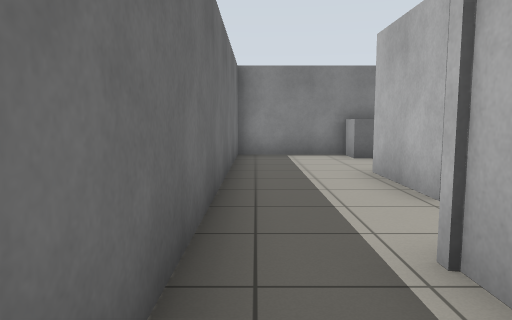
view 1 (above)

20 first-person views from a walk through a world built for the Gazebo simulator. The camera is 0.94 m above the floor, tilts 6° down and sees 70° across. The floor is counted in squares, 1 m on a side. Each view is taken from the middle of a square. On the plan, view 1 faces up. The plan holds only what a view shows up to about 13 squares ahead; the rest is blank.

view 2
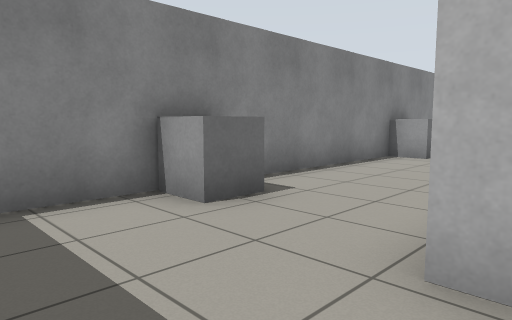

view 3
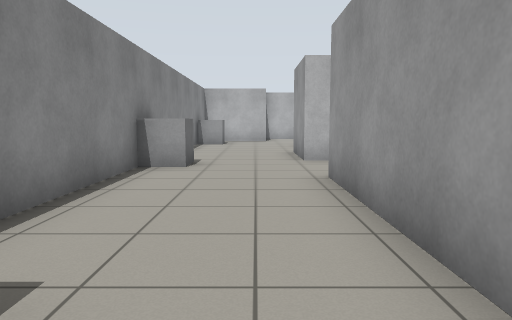

view 4
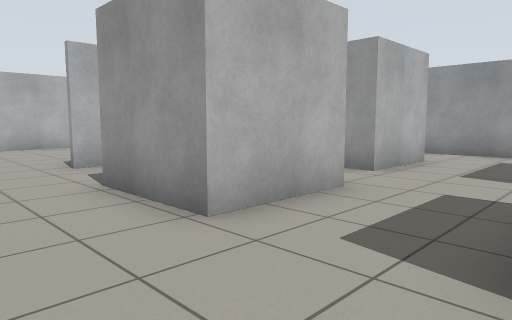

view 5
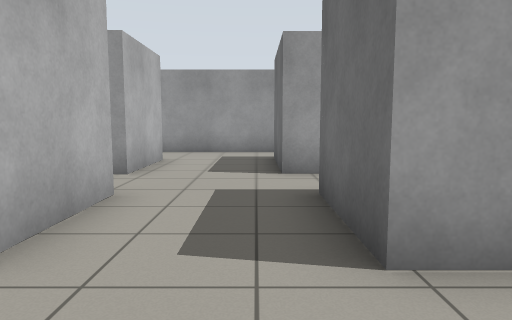

view 6
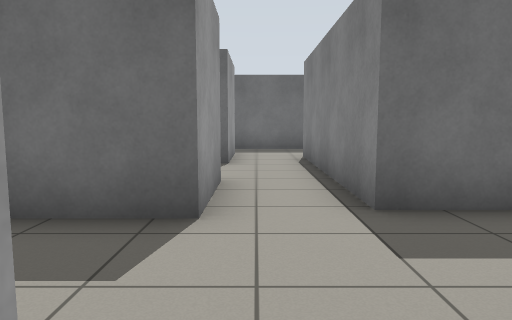

view 7
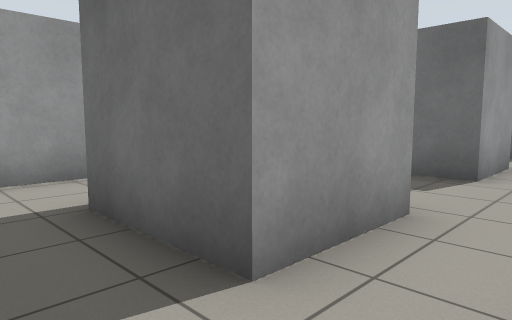

view 8
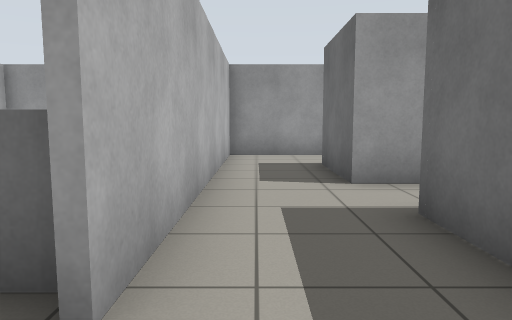

view 9
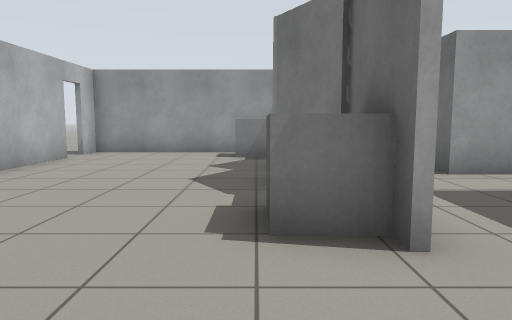

view 10
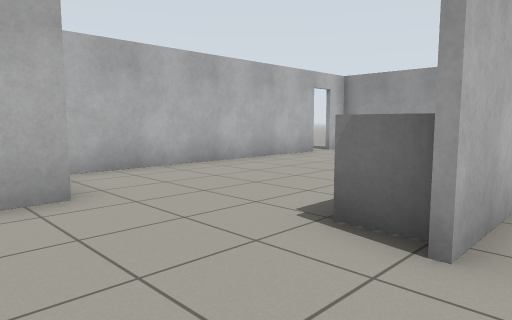

view 11
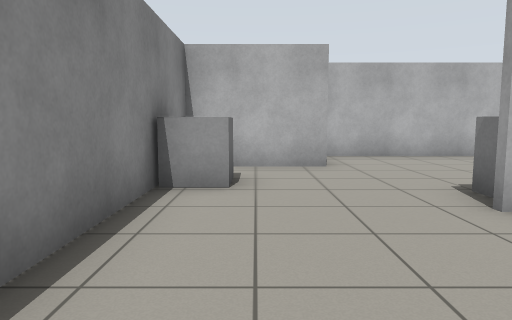

view 12
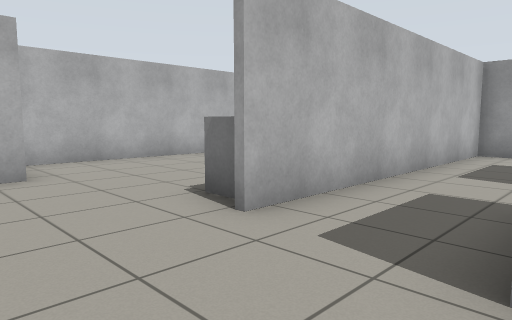

view 13
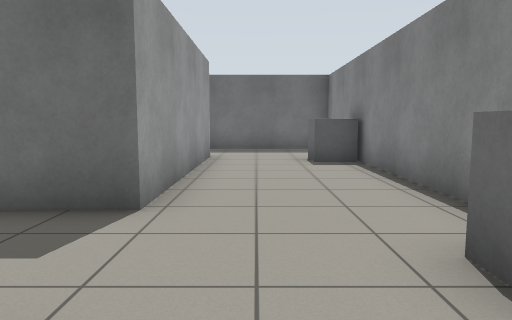

view 14
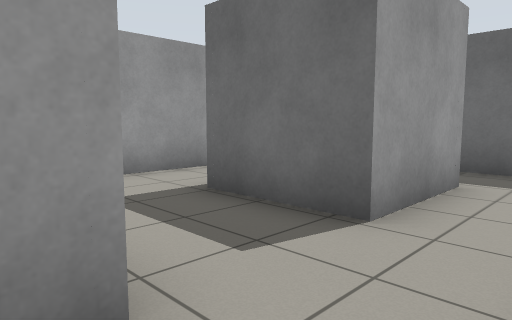

view 15
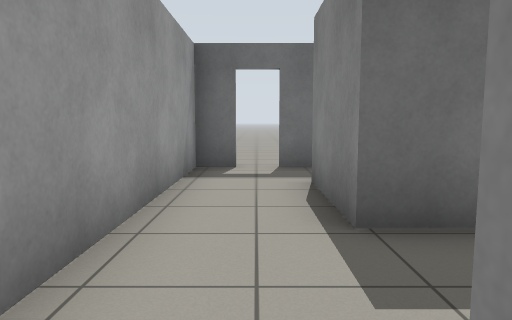

view 16
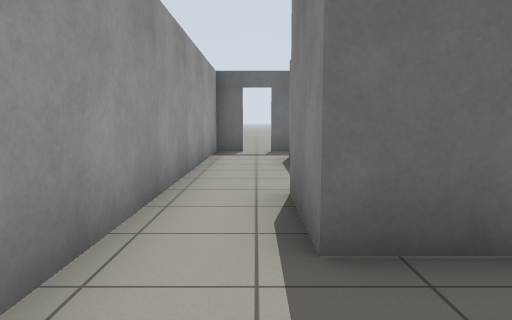

view 17
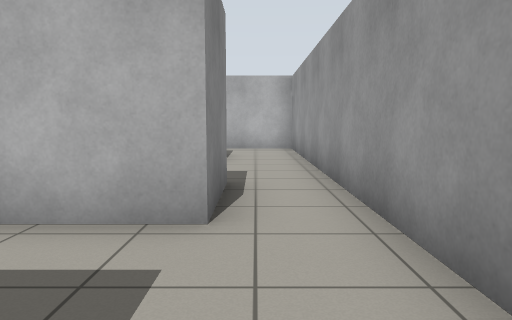

view 18
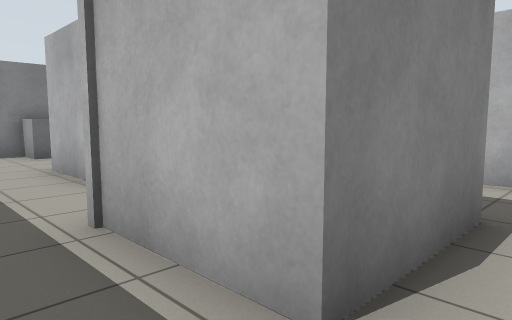

view 19
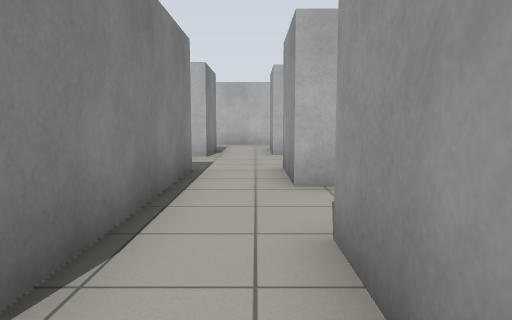

view 20
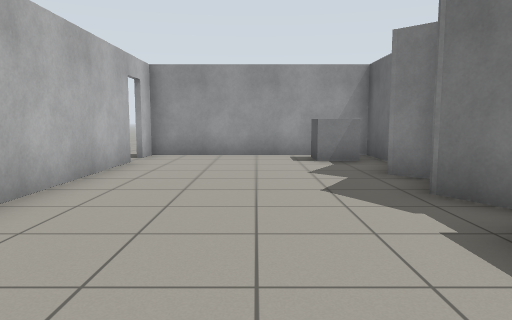

### Floor plan
Ten units are one square. View 1 is at (0, 0); x grows to the right and y downward. Boxes are objects, and circles mark ways between rooms. Rooms are numbered by the first view taken in them; rooms with no view inside come last. Other rooms are left out.
<svg viewBox="-15 -110 240 137">
<path fill="none" stroke="#000" d="M63 -24 85 -24 85 6 63 6 63 -24M82 -43 22 -43 22 -68 82 -68 82 -43M39 -24 39 1 13 1 13 -24 39 -24M108 -43 108 -68 134 -68M113 0 113 -24M95 -105 -5 -105 -5 6M-5 22 115 22M136 -105 114 -105M113 -24 135 -24 135 0M133 -58 133 -43 108 -43M115 22 157 22 157 -56M159 -47 167 -33M159 -56 159 -45M196 -75 196 -105 184 -105M161 -21 167 -15M165 -105 136 -105M159 5 159 22 219 22M219 6 219 -71"/>
<rect x="25" y="-105" width="10" height="10" fill="#bbb"><title>grey box</title></rect>
<rect x="95" y="-105" width="20" height="10" fill="#bbb"><title>grey box</title></rect>
<rect x="155" y="-65" width="20" height="20" fill="#bbb"><title>grey box</title></rect>
<rect x="165" y="5" width="10" height="10" fill="#bbb"><title>grey box</title></rect>
<rect x="165" y="-105" width="20" height="10" fill="#bbb"><title>grey box</title></rect>
<circle cx="125" cy="-35" r="3" fill="#2a7"/>
<circle cx="125" cy="10" r="3" fill="#2a7"/>
<circle cx="125" cy="-85" r="3" fill="#2a7"/>
<circle cx="145" cy="-50" r="3" fill="#2a7"/>
<text x="60" y="-40">1</text>
<text x="140" y="-20">2</text>
<text x="180" y="-50">3</text>
</svg>
Room 1 opens to room 2. Room 1 opens to room 3. Room 2 opens to room 3.

Where each view was taken, in squares from view 1:
view 1: 0 up, 0 right, facing up
view 2: 6 up, 0 right, facing up-right
view 3: 8 up, 2 right, facing right
view 4: 9 up, 8 right, facing down-right
view 5: 9 up, 9 right, facing down
view 6: 3 up, 12 right, facing left
view 7: 4 up, 15 right, facing down-left
view 8: 8 up, 15 right, facing down
view 9: 9 up, 17 right, facing down
view 10: 9 up, 15 right, facing down-right
view 11: 9 up, 12 right, facing right
view 12: 9 up, 13 right, facing down-right
view 13: 8 up, 12 right, facing left
view 14: 4 up, 7 right, facing down-left
view 15: 1 down, 7 right, facing left
view 16: 1 down, 11 right, facing left
view 17: 1 down, 3 right, facing right
view 18: 1 down, 0 right, facing up-right
view 19: 3 up, 1 right, facing right
view 20: 8 up, 19 right, facing down
